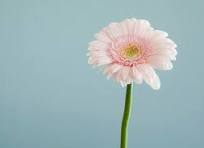
#> input picture p7/edge detection and  Thresholding/flower.jpeg, 204 x 148 px, found by its file name
$ python canny_func.py
#> lines starting #> are read from the running program, lines starting #| are printed output that depends on the picture; after the words box and inside, x2 and y2 are one past the last pixel; in counts of white or black regions, pixels touching at a corner belong together
import cv2
#with the help of gray scale we turn color image into gray image.
img=cv2.imread("p7/edge detection and  Thresholding/flower.jpeg",cv2.IMREAD_GRAYSCALE)
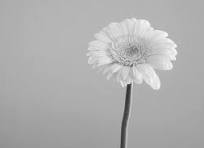
#> img: shape (148, 204); min 45, max 253, mean 175.7
#then with the help oif color image ..took canny function and turn into a canny image
edges=cv2.Canny(img,50,150)
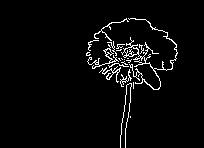
#> edges: shape (148, 204); 3.7% white in thin lines or dots, all inside (x1, y1, x2, y2) = (86, 18, 178, 148)
cv2.imshow("original image",img)
cv2.imshow("canny image",edges)
cv2.waitKey()
#> (the run stopped early here; a loop or call above may not have finished)
